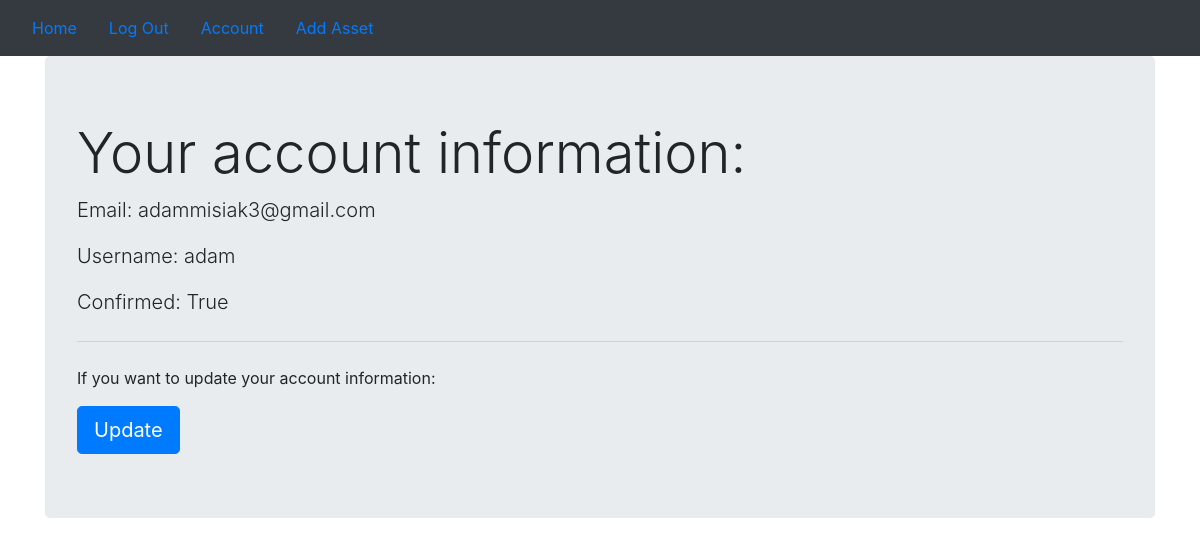
The page /users/account (signed in) on the database as committed earlier.
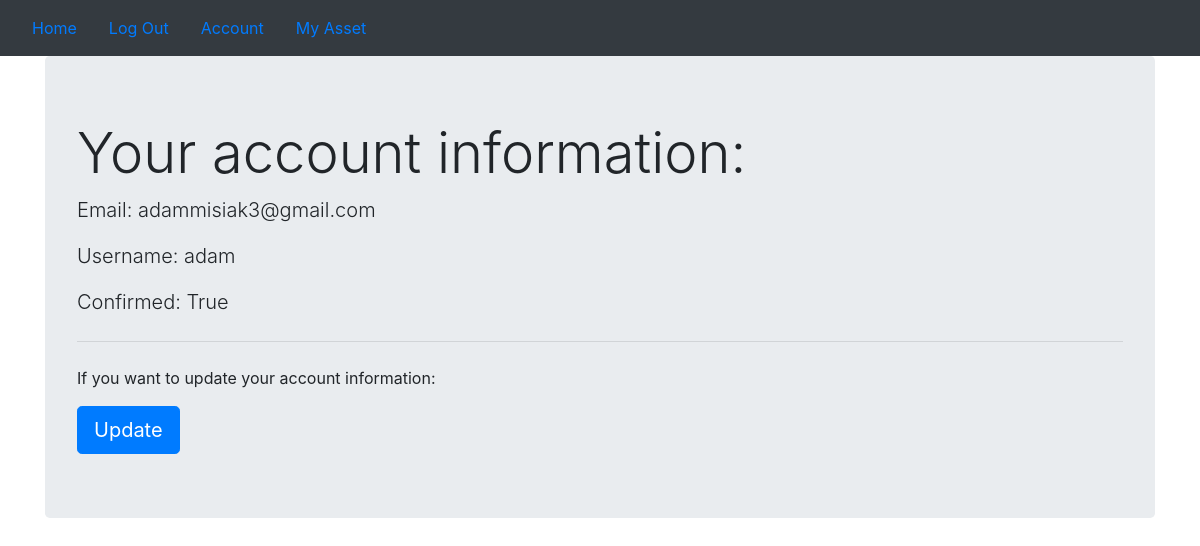
The same page on the database as committed later.
### price_scraper/users/views.py (the view)
@users_blueprint.route('/account', methods=['GET', 'POST'])
@login_required
def account():
    user = current_user
    return render_template('account.html', user=user)

### price_scraper/models.py (called while the page is built)
@login_manager.user_loader
def load_user(user_id):
    return User.query.get(user_id)

### price_scraper/templates/account.html
{% extends "base.html" %}
{% block content %}
<div class="jumbotron">
  <h1 class="display-4">Your account information:</h1>
  <p class="lead">  Email: {{ user.email }}</p>
  <p class="lead">  Username: {{ user.username }}</p>
  <p class="lead">  Confirmed: {{ user.confirmed }}</p>
  <hr class="my-4">
  <p>If you want to update your account information:</p>
  <a class="btn btn-primary btn-lg" href="{{ url_for('users.update') }}" role="button">Update</a>
</div>
{% endblock %}

Rows that differ between the two databases and show on the page:
changed User "adammisiak3@gmail.com": asset_id empty → 4 (drawn)
Other text that changed with them:
text no longer shown: "Add Asset"
text now shown: "My Asset"
